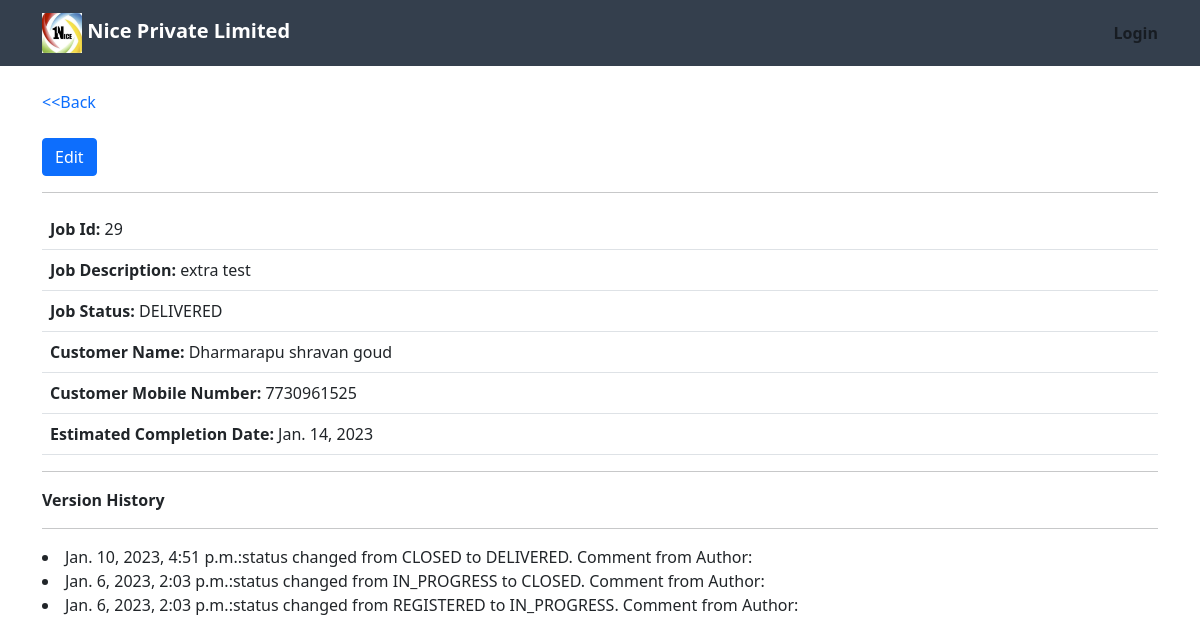
/view_job/29, run on the app's committed database.
### home/models.py (models this page shows, shortened)
class Job(models.Model):
    REGISTERED = "REGISTERED"
    IN_PROGRESS="IN_PROGRESS"
    CLOSED = "CLOSED"
    DELIVERED="DELIVERED"
    choices=[
        (REGISTERED, 'Registered'),
        (IN_PROGRESS, 'In Progress'),
        (CLOSED, 'Closed'),
        (DELIVERED, 'Delivered')
    ]
    warranty_choices=[('In Warranty','In Warranty') , ('Out Warranty','Out warranty'), ('Return Warranty','Return warranty'), ('No Warranty','No warranty'),]
    part_replacement_warranty_choices=[('In Warranty','In Warranty') , ('Out Warranty','Out warranty'),]
    device_condition_choices=[('Physical Damage','Physical Damage'),('Water Damage','Water Damage'),('Good Condition','Good Condition'),]
    device_choices=[('Mobile','Mobile'),('Tablet','Tablet')]
    jobTitle = models.CharField(max_length=256)
    jobDescription=models.CharField(max_length=500)
    CreatedTime=models.DateTimeField(auto_now_add=True)
    UpdatedTime=models.DateTimeField(auto_now=True)
    jobStatus=models.CharField(max_length=20,choices=choices, default=REGISTERED)
    customerName=models.CharField(max_length=256,null=True)
    customerAddress=models.CharField(max_length=500,null=True)
    customerMobileNumber=models.CharField(max_length=10,null=True)
    EstimatedCompletionDate=models.DateField(default=None,null=True,validators=[only_futuredate])
    author = models.ForeignKey(User, on_delete=models.CASCADE)
    device_type = models.CharField(max_length=20,choices=device_choices, default='Mobile')
    brand = models.CharField(max_length=100,blank=True,null=True)
    model_name= models.CharField(max_length=100,blank=True,null=True)
    imei_num1=models.CharField(max_length=15,blank=True,null=True)
    imei_num2=models.CharField(max_length=15,blank=True,null=True)
    part_code=models.CharField(max_length=25,blank=True,null=True)
    part_replacement_warranty=models.CharField(max_length=20,choices=part_replacement_warranty_choices, default='Out Warranty')
    purchased_from=models.CharField(max_length=100,blank=True,null=True)
    warranty_status=models.CharField(max_length=20,choices=warranty_choices, default='No Warranty')
    condition_of_set=models.CharField(max_length=20,choices=device_condition_choices, default='Good Condition')
    accessories_sbumitted=models.CharField(max_length=500,blank=True,null=True)
    EstimatedCost=models.FloatField(null=True, blank=True)
    barcode=models.ImageField(upload_to="media",blank=True,null=True)

class History(models.Model):
    job=models.ForeignKey(Job, on_delete=models.CASCADE)
    updated_time=models.DateTimeField(auto_now=True)
    comment=models.CharField(max_length=400,null=True,blank=True)
    author = models.ForeignKey(User, on_delete=models.CASCADE)

### home/views.py (the view)
# urls.py: path('view_job/<int:pk>',views.viewjob,name="view_job"),
def viewjob(request,pk):
    job_sel=models.Job.objects.get(id=pk)
    if job_sel is not None:
        h=list(models.History.objects.filter(job=job_sel).order_by('-updated_time'))
        if h:
            context={
                "job":job_sel,
                "history":h
                }
        else:
            context={
                "job":job_sel,
                "history":None
                }
    return render(request, 'view_job.html',context)
    '''def get_object(self, queryset=None):
        return models.Job.objects.get(id=self.kwargs.get("pk"))'''

### templates/view_job.html (shortened to what this page needs)
{% extends 'base.html' %}
{% block body %}
<a href="{%url 'showjobs'%}" style="text-decoration: none">&lt;&lt;Back</a>
<br>
<br>
<tr><a class="btn btn-primary" href="{%url 'update_job' job.id%}">Edit</a></tr>
<hr>
    <table class="table">
    <tr><td><b>Job Id: </b>{{job.id}}</td></tr>
    <tr><td><b>Job Description: </b>{{job.jobDescription}}</td></tr>
    <tr><td><b>Job Status: </b>{{job.jobStatus}}</td></tr>
    <tr><td><b>Customer Name: </b>{{job.customerName}}</td></tr>
    <tr><td><b>Customer Mobile Number: </b>{{job.customerMobileNumber}}</td></tr>
    <tr><td><b>Estimated Completion Date: </b>{{job.EstimatedCompletionDate}}</td></tr>
    </table>
 <hr>
 <b>Version History</b>
 <hr>
    {% if history != None %}
    {% for i in history %}
    <li>{{i.updated_time}}:{{i.comment}}</li>
    {% endfor %}
    {%else%}
    <p>No Status Changes recorded in the past</p>
    {% endif %}
{% endblock body %}

### data on the page
Job: id "29", jobDescription "extra test", jobStatus "DELIVERED", customerName "Dharmarapu shravan goud", customerMobileNumber "7730961525", EstimatedCompletionDate "Jan. 14, 2023"
History: updated_time "Jan. 10, 2023, 4:51 p.m.", comment "status changed from CLOSED to DELIVERED. Comment from Author:"
History: updated_time "Jan. 6, 2023, 2:03 p.m.", comment "status changed from IN_PROGRESS to CLOSED. Comment from Author:"
History: updated_time "Jan. 6, 2023, 2:03 p.m.", comment "status changed from REGISTERED to IN_PROGRESS. Comment from Author:"
